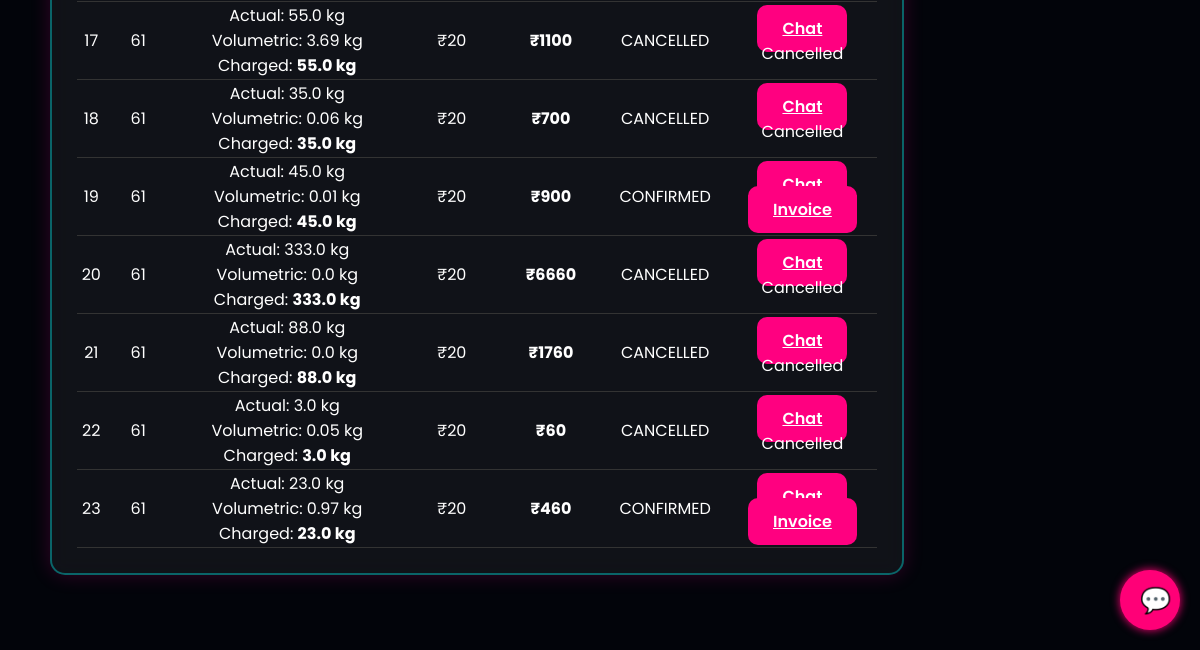
/bookings (signed in, lower part), run on an earlier commit of the app's database.
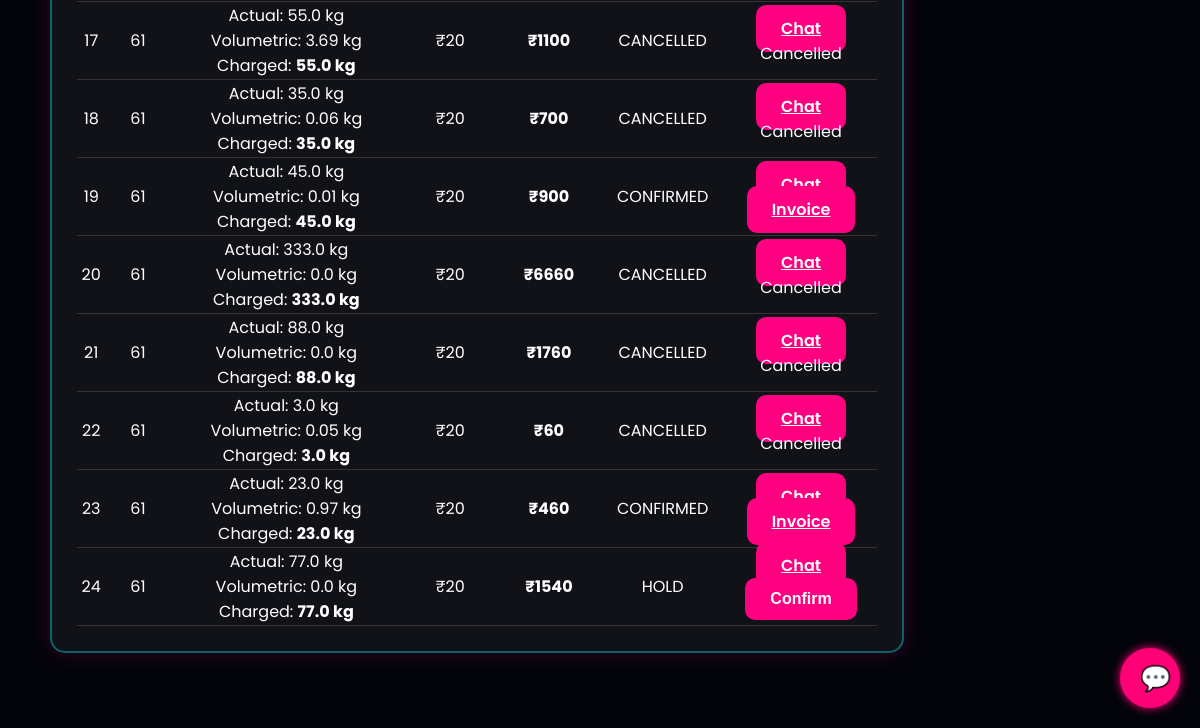
And on a later commit of the database.
### tables this page shows
CREATE TABLE bookings (
            id INTEGER PRIMARY KEY AUTOINCREMENT,
            user_id INTEGER,
            flight_id INTEGER,
            weight INTEGER,
            status TEXT,
            expires_at INTEGER,
            price INTEGER,
            total INTEGER,
            payment_status TEXT DEFAULT 'UNPAID'
        , actual_weight REAL, volumetric_weight REAL, chargeable_weight REAL, length REAL, width REAL, height REAL);

### app.py (the view)
@app.route("/bookings")
def bookings_view():
    if not is_logged_in():
        return redirect("/login")
    db = get_db()
    import time
    now = int(time.time())
    expired = db.execute(
        "SELECT * FROM bookings WHERE status='HOLD' AND expires_at < ?",
        (now,)
    ).fetchall()
    for b in expired:
        flight = db.execute("SELECT * FROM flights WHERE id=?", (b["flight_id"],)).fetchone()
        restored = flight["capacity"] + b["weight"]
        db.execute("UPDATE flights SET capacity=? WHERE id=?", (restored, b["flight_id"]))
        db.execute("UPDATE bookings SET status='CANCELLED' WHERE id=?", (b["id"],))
    db.commit()
    bookings = db.execute("SELECT * FROM bookings").fetchall()
    return render_template("booking_management.html", bookings=bookings)

### app.py (called while the page is built)
def is_logged_in():
    return "user_id" in session

### database.py (called while the page is built)
def get_db():
    db = getattr(g, "_database", None)
    if db is None:
        db = g._database = sqlite3.connect(DATABASE)
        db.row_factory = sqlite3.Row
    return db

### templates/booking_management.html (shortened to what this page needs)
{% extends "base.html" %}
{% block content %}
<div class="neon-box">
<table style="width:100%; color:white; border-collapse: collapse;">
{% for b in bookings %}
<tr style="text-align:center; border-bottom:1px solid #333;">
    <td>{{ b['id'] }}</td>
    <td>{{ b['flight_id'] }}</td>
    <td>
        Actual: {{ b['actual_weight'] or 0 }} kg<br>
        Volumetric: {{ (b['volumetric_weight'] or 0)|round(2) }} kg<br>
        Charged: <b>{{ (b['chargeable_weight'] or 0)|round(2) }} kg</b>
    </td>
    <td>₹{{ b['price'] }}</td>
    <td><b>₹{{ (b['total'] or 0)|round(2) }}</b></td>
    <td>{{ b['status'] }}</td>
    <td>
        <a href="/chat/{{ b['id'] }}" class="neon-btn" style="margin-bottom:5px;">Chat</a>
        <br>
        {% if b['status'] == "CONFIRMED" %}
            <a href="/download_invoice/{{ b['id'] }}" class="neon-btn">Invoice</a>
        {% elif b['status'] == "HOLD" %}
            <form method="POST" action="/confirm_booking">
                <button class="neon-btn">Confirm</button>
            </form>
        {% else %}
            Cancelled
        {% endif %}
    </td>
</tr>
{% endfor %}
</table>
</div>
{% endblock %}

### templates/base.html (shortened to what this page needs)
<!DOCTYPE html>
<html lang="en">
<head>
    <link rel="stylesheet" href="{{ url_for('static', filename='styles.css') }}">
</head>
<body>
<div class="page-container">
    {% block content %}{% endblock %}
</div>
<div id="chatWrapper" style="position: fixed; bottom: 20px; right: 20px; z-index: 9999;">
    <button id="chatToggle"
            style="width:60px; height:60px; border-radius:50%; background:#ff0077; color:white; font-size:25px; border:none; box-shadow:0 0 10px #ff0077;">
        💬
    </button>
</div>
</body>
</html>

### static/styles.css (style rules this page uses)
body { margin: 0; font-family: "Poppins", sans-serif; background: #0c0c0c; color: #fff; }
.page-container { padding: 50px; }
button, a.button { padding: 10px 20px; border-radius: 8px; border: none; background: #ff0066; color: #fff; font-size: 16px; cursor: pointer; transition: 0.3s; }
body { background: radial-gradient(circle at top, #0a0f24, #000); background-size: 400% 400%; animation: bgMove 12s ease infinite; color: white; font-family: 'Poppins', sans-serif; }
.neon-box { width: 800px; padding: 25px; margin-bottom: 40px; border-radius: 20px; background: rgba(255, 255, 255, 0.04); backdrop-filter: blur(15px); border: 2px solid rgba(0, 255, 255, 0.35); box-shadow: 0 0 20px rgba(0,255,255,0.25), 0 0 40px rgba(255,0,200,0.25); }
body { background: #02040a; color: white; font-family: 'Poppins', sans-serif; margin: 0; padding: 0; }
.neon-box { background: rgba(255,255,255,0.06); border-radius: 15px; padding: 25px; margin-bottom: 25px; backdrop-filter: blur(10px); box-shadow: 0 0 20px rgba(255, 0, 150, 0.2); }
.neon-btn { background: #ff007f; border: none; padding: 12px 25px; border-radius: 30px; color: white; font-weight: 600; cursor: pointer; transition: 0.3s; }
.neon-btn { background: #ff0080; padding: 12px 25px; color: white; border: none; border-radius: 10px; cursor: pointer; font-size: 16px; font-weight: 600; transition: 0.2s; }

What changed in the data, as far as the page shows it:
added bookings: id "24", flight_id "61", actual_weight "77.0", volumetric_weight "0.0", chargeable_weight "77.0", price "20", total "1540", status "HOLD"
